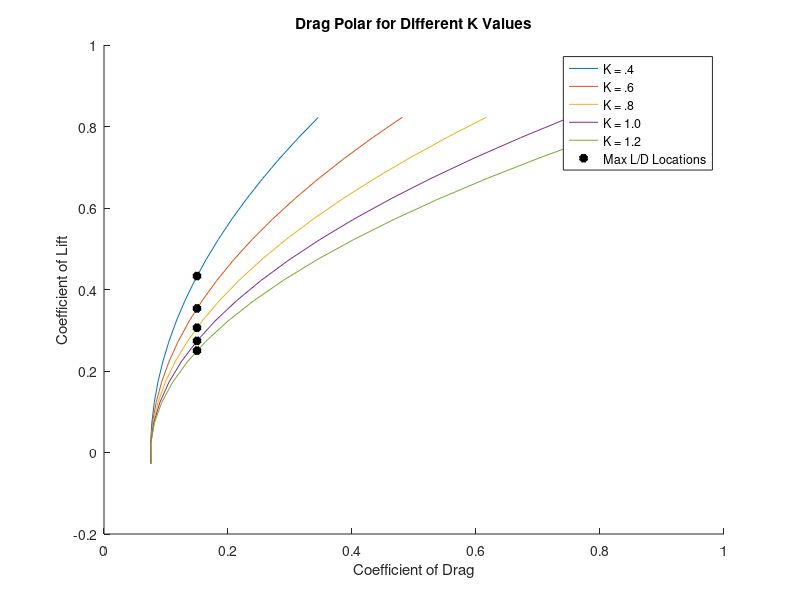

Write MATLAB code to recreate this figure.
%Greg Soos
%AERO 215-03
%Final
%11.30.2017

clear all; close all; clc

%%
%QUESTION 1

S = 24 ; %wing ref. area [m^2]
q = .27*1000 ; %dynamic pressure [Pa]
Cdo = .075 ;
lift_min = -177.5 ; %N
lift_max = 5452 ; %N

%PART A
Cl_min = lift_min/(q*S) ;
Cl_max = lift_max/(q*S) ;
disp(['Minimum Cl: ', num2str(Cl_min)])
disp(['Maximum Cl: ', num2str(Cl_max)])
%Using Cl=L/(q*S) equation for min and maxes.

%%
%PART B
Clvec = Cl_min:.05:Cl_max ;
K1 = .4 ;
K2 = .6 ;
K3 = .8 ;
K4 = 1 ;
K5 = 1.2 ;
Cd1 = Cdo + K1*Clvec.^2 ;
Cd2 = Cdo + K2*Clvec.^2 ;
Cd3 = Cdo + K3*Clvec.^2 ;
Cd4 = Cdo + K4*Clvec.^2 ;
Cd5 = Cdo + K5*Clvec.^2 ; 
%I know I'll probably get marked off for hard coding the above part in but
%for the life of me I was not sure how to multiply each individual
%component of the K-vector by each component of the Cl-vector, and then
%create a Cd-vector the size of the K-vector. So for the sake of doing the
%problem I hard coded it like this.

figure(1)
hold on
plot(Cd1, Clvec)
plot(Cd2, Clvec)
plot(Cd3, Clvec)
plot(Cd4, Clvec)
plot(Cd5, Clvec)
title('Drag Polar for Different K Values')
xlabel('Coefficient of Drag')
ylabel('Coefficient of Lift')

%%
%PART C
Cl1 = sqrt(Cdo/K1) ;
Cl2 = sqrt(Cdo/K2) ;
Cl3 = sqrt(Cdo/K3) ;
Cl4 = sqrt(Cdo/K4) ;
Cl5 = sqrt(Cdo/K5) ;
Cls = [Cl1, Cl2, Cl3, Cl4, Cl5] ;
%Calculating Cl values at location of L/Dmax for each K value, then put
%into one vector.
Cd1n = Cdo + K1*Cl1^2 ;
Cd2n = Cdo + K2*Cl2^2 ;
Cd3n = Cdo + K3*Cl3^2 ;
Cd4n = Cdo + K4*Cl4^2 ;
Cd5n = Cdo + K5*Cl5^2 ;
Cds = [Cd1n, Cd2n, Cd3n, Cd4n, Cd5n] ;
%Calculating Cd values at location of L/Dmax for each K value using drag
%polar equation and Cl values calculated above.
figure(1)
hold on
plot(Cds, Cls, 'k*', 'LineWidth', 3)
legend('K = .4', 'K = .6', 'K = .8', 'K = 1.0', 'K = 1.2', 'Max L/D Locations')
LDmax = Cls./Cds ;
disp(['Max L/D for K1: ', num2str(LDmax(1))])
disp(['Max L/D for K2: ', num2str(LDmax(2))])
disp(['Max L/D for K3: ', num2str(LDmax(3))])
disp(['Max L/D for K4: ', num2str(LDmax(4))])
disp(['Max L/D for K5: ', num2str(LDmax(5))])

%%
%PART D
Kb = 0:.1:10 ;
LDmaxid = (sqrt(Cdo*(Kb.^-1)))/(2*Cdo) ;
Kbest = Cdo/((2*max(LDmaxid)*Cdo)^2) ;
disp(['Best L/D: ', num2str(max(LDmaxid))])
disp(['K Value for Best L/D: ', num2str(Kbest)])
%Okay, so I'm starting to guess that I copied down the location of L/D max
%equation incorrectly. I have it occurring where Cdo = K*Cl^2, so hence Cl
%would equation square root of Cdo/K. But this begets a situation where max
%L/D approaches infinity... huh. 
%Nevermind, I actually just derived the equation for the location of L/Dmax 
%and I was right. So I guess I'm more confused than anything now. Is this a
%trick question? Or, more likely, did I screw up somewhere?

%%
%QUESTION 2

RadiusE = 6378 ; %km
RadiusV = 6052 ; %km
a_e = 149.6e6 ; %km
a_v = 108.2e6 ; %km
r_e = 300 ; %km
r_v = 1000 ; %km
mu_e = 398600 ; %km^3/s^2
mu_v = 324900 ; %km^3/s^2
mu_sun = 1.327e11 ; %km^3/s^s
g_e = 9.81 ; %m/s^2

%PART A
%Part 1: Heliocentric Hohmann 1
SpecE_e = -mu_sun/(2*a_e) ;
v_e = sqrt(2*(mu_sun/a_e + SpecE_e)) ;
SpecE_te = -mu_sun/(a_e + a_v) ;
v_te = sqrt(2*(mu_sun/a_e + SpecE_te)) ;
v_infe = abs(v_te - v_e) ;

%Part 2: Leaving Earth
SpecE_esc = ((v_infe)^2)/2 ;
v_escpark = sqrt(2*(mu_e/(RadiusE + r_e) + SpecE_esc)) ;
v_parke = sqrt(mu_e/(RadiusE + r_e)) ;
DeltaVBoost = abs(v_escpark - v_parke) ;

%Part 3: Heliocentric Hohmann 2
SpecE_v = -mu_sun/(2*a_v) ;
v_v = sqrt(2*(mu_sun/a_v + SpecE_v)) ;
SpecE_tv = -mu_sun/(a_e + a_v) ;
v_tv = sqrt(2*(mu_sun/a_v + SpecE_tv)) ;
v_infv = abs(v_tv - v_v) ;

%Part 4: Arriving at Venus
SpecE_arr = ((v_infv)^2)/2 ;
v_arrpark = sqrt(2*(mu_v/(RadiusV + r_v) + SpecE_arr)) ;
v_parkv = sqrt(mu_v/(RadiusV + r_v)) ;
DeltaVRetro = abs(v_arrpark - v_parkv) ;
DeltaVTotal = DeltaVBoost + DeltaVRetro ;
disp(['Total Delta V for Earth to Venus Transfer: ', num2str(DeltaVTotal), ' km/s'])

%%
%PART B
m_i = 10000 ; %kg
F_thrust = 900*1000 ; %N
m_flowrate = 300 ; %kg/s
e = 2.718281828 ; %Not sure if natural number is already coded into MATLAB... couldn't find it if it is.

Isp = F_thrust/(m_flowrate*g_e) ;
m_f = m_i/(e^((DeltaVTotal*1000)/(Isp*g_e))) ;
m_fuel = m_i - m_f ;
disp(['Final Mass of HOOPLAH: ', num2str(m_f), ' kg'])
disp(['Mass of Fuel Spent: ', num2str(m_fuel), ' kg'])

%Thanks for good quarter David, hope you enjoy your break